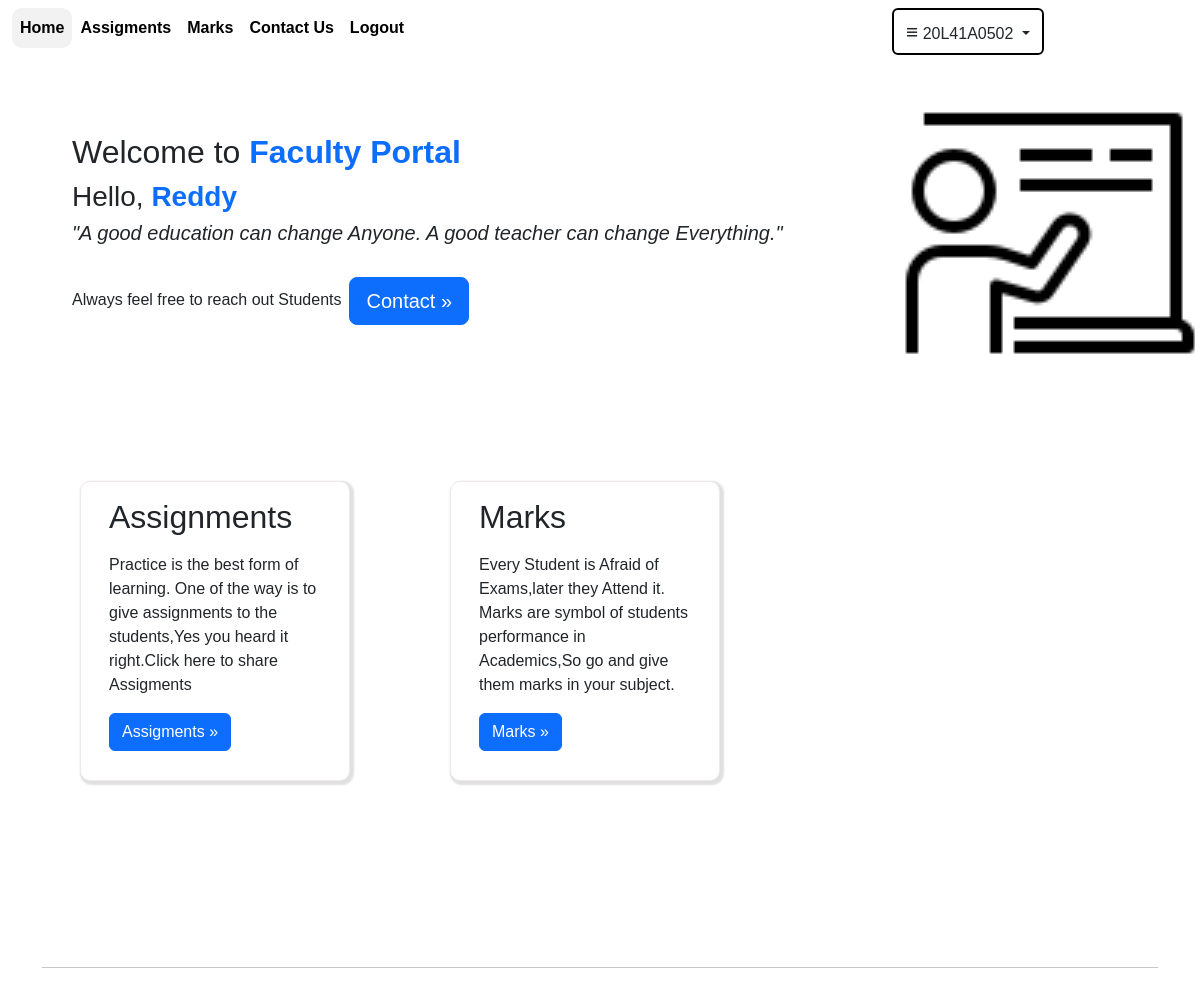
The app's page /faculty (signed in), older data.
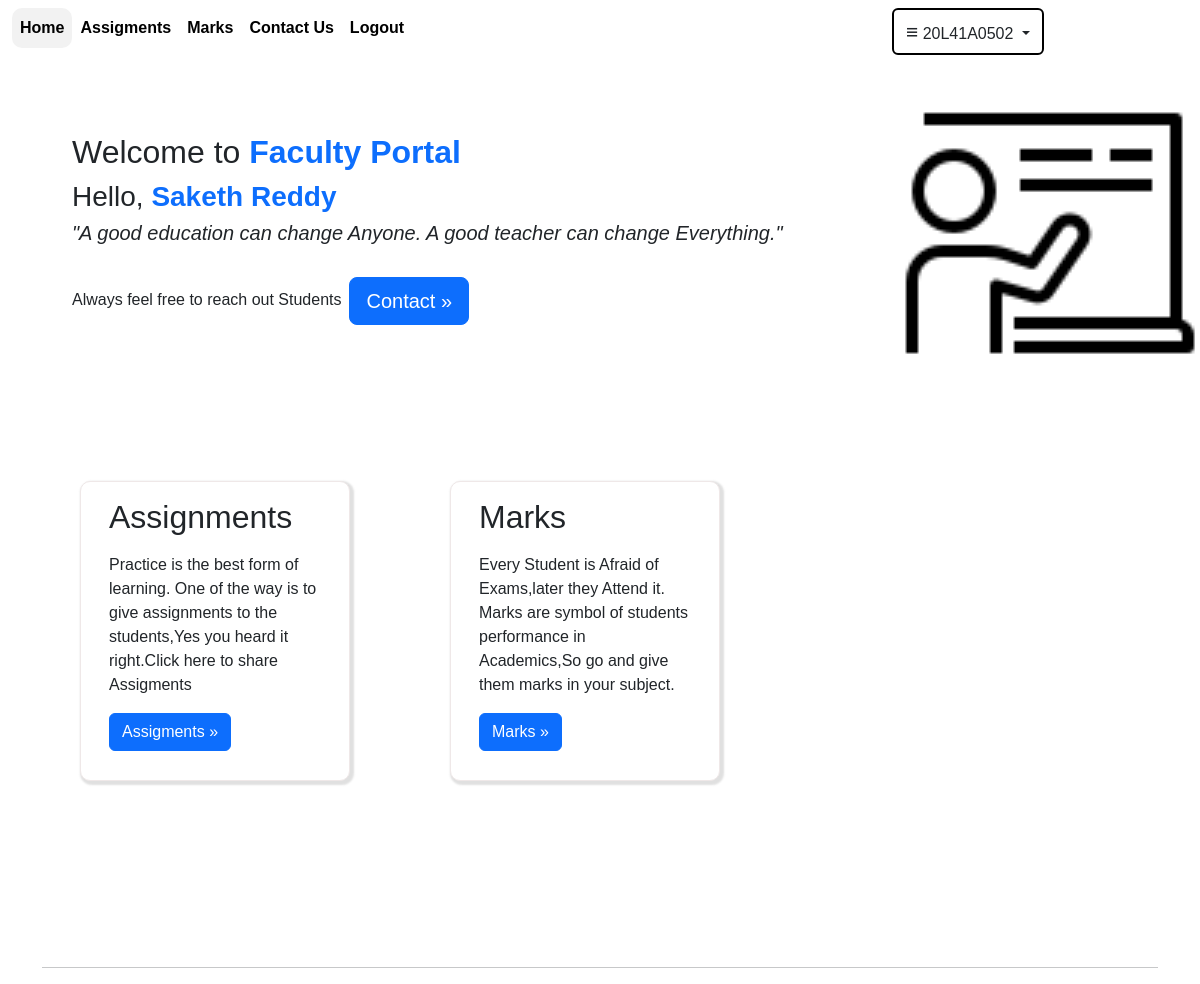
The same page, newer data.
### user/models.py (models this page shows, shortened)
class LoginDetails(models.Model):
    username=models.CharField(max_length=20,primary_key=True)
    password=models.CharField(max_length=20)
    name=models.CharField(max_length=100)
    usertype=models.CharField(max_length=30,default="usertype")
    dept=models.CharField(max_length=30,default="department")

### user/views.py (the view)
# urls.py: path('faculty',views.faculty),
def faculty(request):
    fac=LoginDetails.objects.get(username=request.session.get('uname'))
    return render(request,'faculty.html',{'fac':fac})

### user/templates/faculty.html (shortened to what this page needs)
<html>
<head>
    <link href="https://cdn.jsdelivr.net/npm/bootstrap@5.3.0-alpha1/dist/css/bootstrap.min.css" rel="stylesheet">
</head>
<body class="" style="background-color:#fff">
    <nav class="navbar navi navbar-expand-lg sticky-top" style="background-color:#fff;">
        <div class="container-fluid">
          <div class="collapse navbar-collapse" id="navbarNav">
            <center>
            <ul class="navbar-nav">
              <li class="nav-item">
                <a class="nav-link" href="/faculty" id='home' style="color:black;border:0px;"><strong>Home</strong></a>
              </li>
              <li class="nav-item">
                <a class="nav-link" href="/assignments" id="assignment"style="color:black;border:0px;"><strong>Assigments</strong></a>
              </li>
              <li class="nav-item">
                <a class="nav-link" href="/marks" id="marks" style="color:black;border:0px;"><strong>Marks</strong></a>
              </li>
              <li class="nav-item">
                <a class="nav-link" href="/contact_students" id="contactus" style="color:black;border:0px;"><strong>Contact Us</strong></a>
              </li>
              <li class="nav-item">
                <a class="nav-link" href="/logoutf" id="logout"style="color:black;border:0px;"><strong>Logout</strong></a>
              </li>
              <li class="nav-item dropdown logout" style="position:relative;left:40vw">
                <button class="btn dropdown-toggle" data-bs-toggle="dropdown" style="border:2px solid black;"aria-expanded="false">
                 <p style="font-size:130%;display:inline;">&equiv;</p> {{fac.username}}
                </button>
              </li>
            </ul>
          </center>
          </div>
        </div>
      </nav>
      <div class="jumbotron" style="background-color:#fff;height:500px;width:80vw;">
        <div class="container conttt">
            <h2 class="text-dark" style="position:relative;left:40px;top:50px;">Welcome to <strong class="text-primary" style="display:inline;">Faculty Portal</strong></h2>
          <h3 class="text-dark" style="position:relative;left:40px;top:50px;">Hello, <strong class="text-primary" style="display:inline;">{{fac.name}}</strong></h3>
          <h5 style="position:relative;left:40px;top:50px;" class="text-dark logout"><i>"A good education can change Anyone. A good teacher can change Everything."</i></h5> <br>
          <h6 style="position:relative;left:40px;top:50px;display:inline-block;width:80vw;" class="text-dark">Always feel free to reach out Students<a class="btn btn-primary btn-lg mx-2" href="/contact_students" role="button">Contact &raquo;</a></h6>
        </div>
        <img src="../static/img/facultyy.png" style="position:relative;width:300px;bottom:220px;left:900px;">
      </div>
      <div class="container">
        <div class="row mt-5"  style="position:relative;">
          <div class="col-md-4 box" >
            <h2 class="m-3">Assignments</h2>
            <p class="m-3">Practice is the best form of learning. One of the way is to give assignments to the students,Yes you heard it right.Click here to share Assigments</p>
            <p><a class="btn btn-primary mx-3" href="/assignments" role="button">Assigments &raquo;</a></p>
          </div>
          <div class="col-md-4 box" >
            <h2 class="m-3">Marks</h2>
            <p class="m-3">Every Student is Afraid of Exams,later they Attend it. Marks are symbol of students performance in Academics,So go and give them marks in your subject.</p>
            <p class=><a class="btn mx-3 btn-primary" href="/marks" role="button">Marks &raquo;</a></p>
          </div>
        </div>
        <hr>
      </div>
    </body>
</html>

Row changes from the older to the newer data that the page shows:
changed LoginDetails "20L41A0502": name "Reddy" → "Saketh Reddy"
